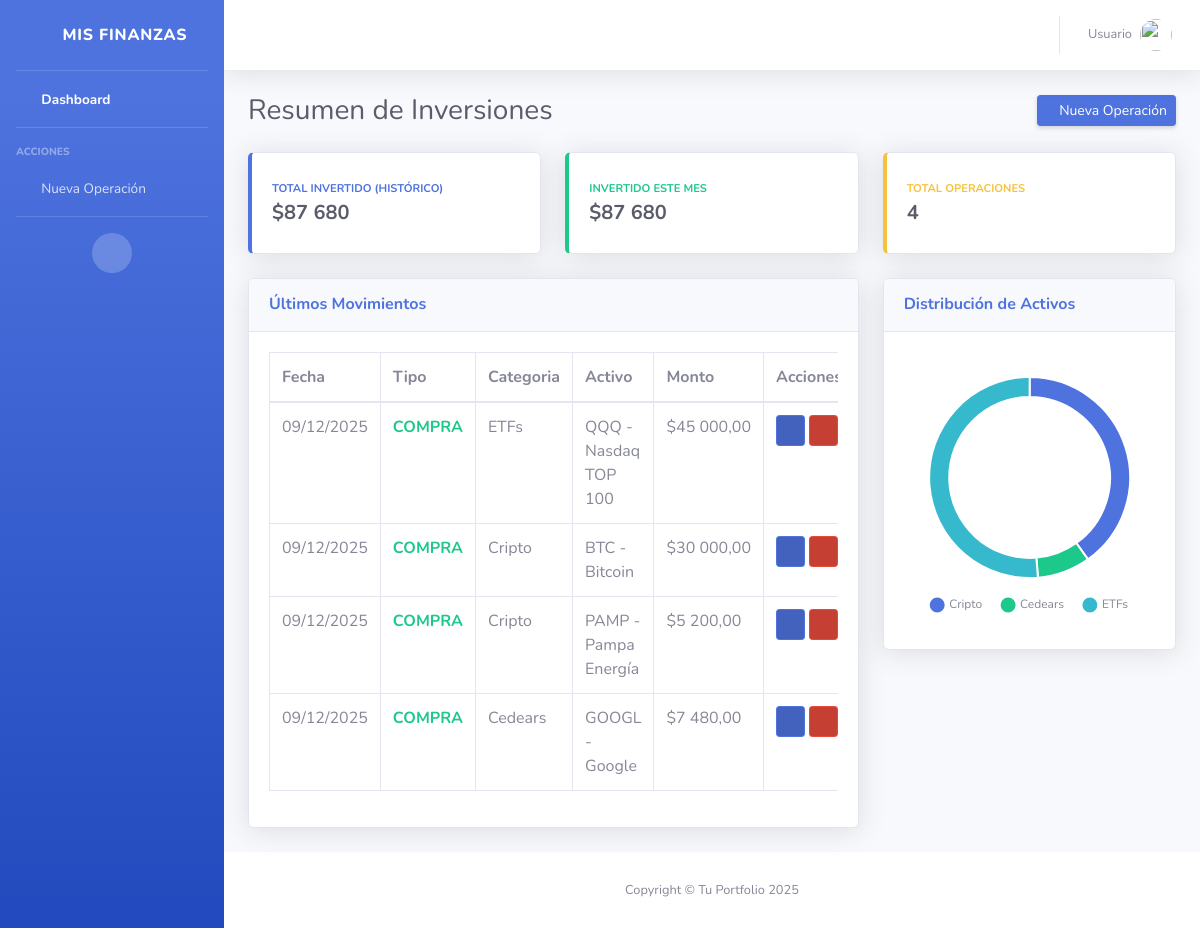
Before: / with the older database file.
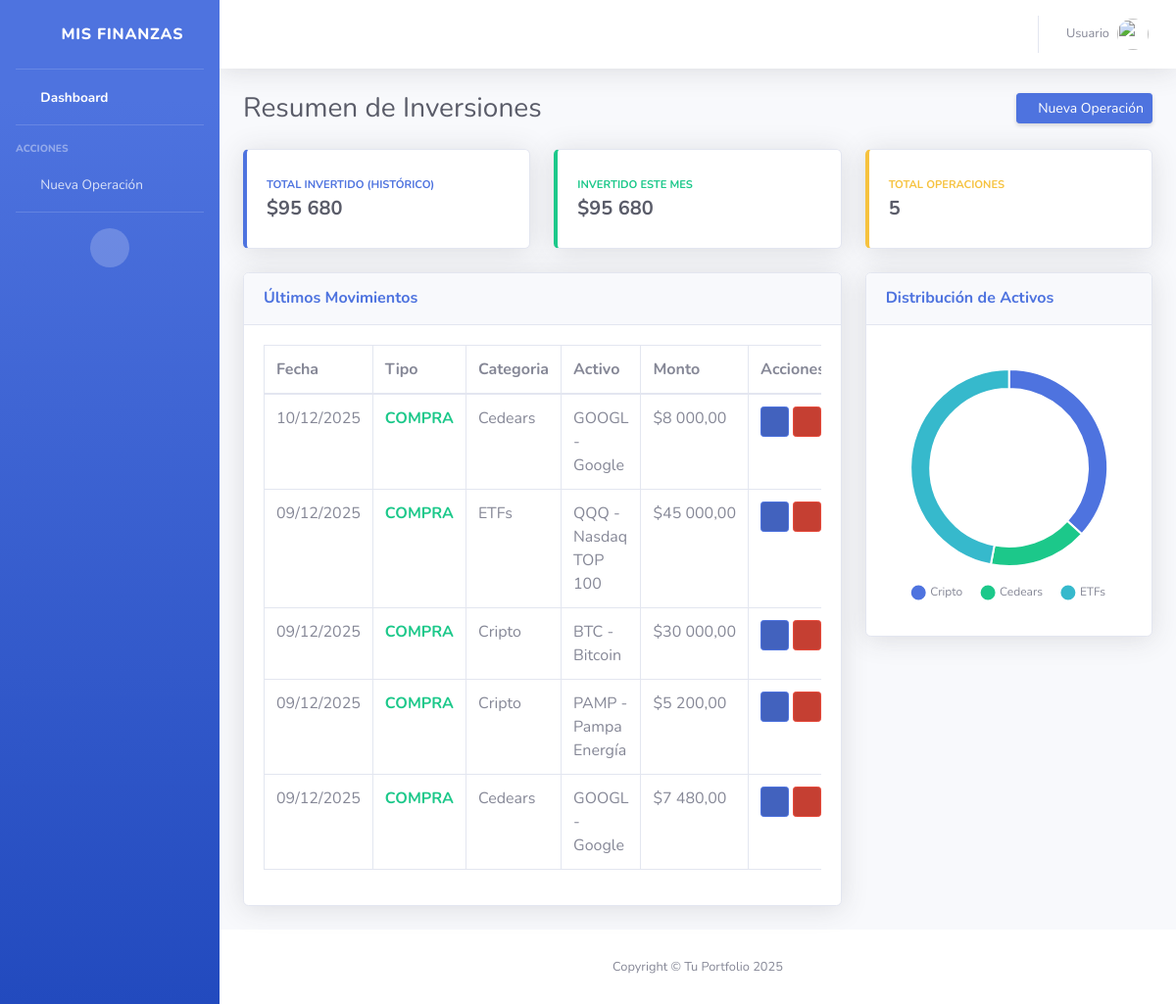
After: the same page with the newer database file.
### inversiones/models.py (models this page shows, shortened)
class Transaccion(models.Model):
    TIPO_CHOICES = [('COMPRA', 'Compra'), ('VENTA', 'Venta')]
    activo = models.ForeignKey(Activo, on_delete=models.CASCADE)
    cuenta = models.ForeignKey(Cuenta, on_delete=models.SET_NULL, null=True)
    tipo = models.CharField(max_length=6, choices=TIPO_CHOICES)
    cantidad = models.DecimalField(max_digits=10, decimal_places=5)
    precio = models.DecimalField(max_digits=10, decimal_places=2)
    fecha = models.DateTimeField(auto_now_add=True)

class Activo(models.Model):
    simbolo = models.CharField(max_length=10) # Ej: BTC
    nombre = models.CharField(max_length=100)
    categoria = models.ForeignKey(Categoria, on_delete=models.CASCADE)
    def __str__(self):
        return f"{self.simbolo} - {self.nombre}"

class Categoria(models.Model):
    nombre = models.CharField(max_length=50) # Ej: Cripto, Acciones
    def __str__(self):
        return self.nombre

### inversiones/views.py (the view)
# urls.py: path('', home, name='home'),
def home(request):
    total_inversion = Transaccion.objects.aggregate(total=Sum('precio'))['total']
    cantidad_operaciones = Transaccion.objects.count()
    ultimas_operaciones = Transaccion.objects.order_by('-fecha')[:5]
    hoy = datetime.date.today()
    inversion_mes = Transaccion.objects.filter(
        tipo='COMPRA',
        fecha__year=hoy.year,
        fecha__month=hoy.month
    ).aggregate(total=Sum('precio'))['total'] or 0
    nombres_grafico = []
    monto_grafico = []
    categorias = Categoria.objects.all()
    for cat in categorias:
        total_cat = Transaccion.objects.filter(activo__categoria=cat, tipo='COMPRA').aggregate(total=Sum('precio'))['total'] or 0
        if total_cat > 0:
            nombres_grafico.append(cat.nombre)
            monto_grafico.append(float(total_cat))
    context = {
        'total_inversion': total_inversion,
        'cantidad_operaciones': cantidad_operaciones,
        'inversion_mes': inversion_mes,
        'ultimas_operaciones': ultimas_operaciones,
        'nombres': nombres_grafico,
        'montos': monto_grafico,
    }
    return render(request, 'inversiones/index.html', context)

### inversiones/templates/inversiones/index.html (shortened to what this page needs)
<!DOCTYPE html>
<html lang="es">
<head>
    {% load static %}
    {% load humanize %}
    <link href="{% static 'vendor/fontawesome-free/css/all.min.css' %}" rel="stylesheet" type="text/css">
    <link href="{% static 'css/sb-admin-2.min.css' %}" rel="stylesheet">
</head>
<body id="page-top">
    <div id="wrapper">
        <ul class="navbar-nav bg-gradient-primary sidebar sidebar-dark accordion" id="accordionSidebar">
            <a class="sidebar-brand d-flex align-items-center justify-content-center" href="{% url 'home' %}">
                <div class="sidebar-brand-icon rotate-n-15">
                    <i class="fas fa-chart-line"></i>
                </div>
                <div class="sidebar-brand-text mx-3">Mis Finanzas</div>
            </a>
            <hr class="sidebar-divider my-0">
            <li class="nav-item active">
                <a class="nav-link" href="{% url 'home' %}">
                    <i class="fas fa-fw fa-tachometer-alt"></i>
                    <span>Dashboard</span></a>
            </li>
            <hr class="sidebar-divider">
            <div class="sidebar-heading">
                Acciones
            </div>
            <li class="nav-item">
                <a class="nav-link" href="{% url 'nueva_operacion' %}">
                    <i class="fas fa-fw fa-plus-circle"></i>
                    <span>Nueva Operación</span></a>
            </li>
            <hr class="sidebar-divider d-none d-md-block">
            <div class="text-center d-none d-md-inline">
                <button class="rounded-circle border-0" id="sidebarToggle"></button>
            </div>
        </ul>
        <div id="content-wrapper" class="d-flex flex-column">
            <div id="content">
                <nav class="navbar navbar-expand navbar-light bg-white topbar mb-4 static-top shadow">
                    <ul class="navbar-nav ml-auto">
                        <li class="nav-item dropdown no-arrow">
                            <a class="nav-link dropdown-toggle" href="#" id="userDropdown" role="button"
                                data-toggle="dropdown" aria-haspopup="true" aria-expanded="false">
                                <span class="mr-2 d-none d-lg-inline text-gray-600 small">Usuario</span>
                                <img class="img-profile rounded-circle" src="{% static 'img/undraw_profile.svg' %}">
                            </a>
                        </li>
                    </ul>
                </nav>
                {% block content %}
                <div class="container-fluid">
                    <div class="d-sm-flex align-items-center justify-content-between mb-4">
                        <h1 class="h3 mb-0 text-gray-800">Resumen de Inversiones</h1>
                        <a href="{% url 'nueva_operacion' %}"
                            class="d-none d-sm-inline-block btn btn-sm btn-primary shadow-sm">
                            <i class="fas fa-plus fa-sm text-white-50"></i> Nueva Operación
                        </a>
                    </div>
                    <div class="row">
                        <div class="col-xl-4 col-md-6 mb-4">
                            <div class="card border-left-primary shadow h-100 py-2">
                                <div class="card-body">
                                    <div class="row no-gutters align-items-center">
                                        <div class="col mr-2">
                                            <div class="text-xs font-weight-bold text-primary text-uppercase mb-1">
                                                Total Invertido (Histórico)</div>
                                            <div class="h5 mb-0 font-weight-bold text-gray-800">
                                                ${{total_inversion|intcomma}}</div>
                                        </div>
                                        <div class="col-auto">
                                            <i class="fas fa-wallet fa-2x text-gray-300"></i>
                                        </div>
                                    </div>
                                </div>
                            </div>
                        </div>
                        <div class="col-xl-4 col-md-6 mb-4">
                            <div class="card border-left-success shadow h-100 py-2">
                                <div class="card-body">
                                    <div class="row no-gutters align-items-center">
                                        <div class="col mr-2">
                                            <div class="text-xs font-weight-bold text-success text-uppercase mb-1">
                                                Invertido este Mes</div>
                                            <div class="h5 mb-0 font-weight-bold text-gray-800">
                                                ${{inversion_mes|intcomma}}</div>
                                        </div>
                                        <div class="col-auto">
                                            <i class="fas fa-calendar-alt fa-2x text-gray-300"></i>
                                        </div>
                                    </div>
                                </div>
                            </div>
                        </div>
                        <div class="col-xl-4 col-md-6 mb-4">
                            <div class="card border-left-warning shadow h-100 py-2">
                                <div class="card-body">
                                    <div class="row no-gutters align-items-center">
                                        <div class="col mr-2">
                                            <div class="text-xs font-weight-bold text-warning text-uppercase mb-1">
                                                Total Operaciones</div>
                                            <div class="h5 mb-0 font-weight-bold text-gray-800">{{cantidad_operaciones}}
                                            </div>
                                        </div>
                                        <div class="col-auto">
                                            <i class="fas fa-clipboard-list fa-2x text-gray-300"></i>
                                        </div>
                                    </div>
                                </div>
                            </div>
                        </div>
                    </div>
                    <div class="row">
                        <div class="col-xl-8 col-lg-7">
                            <div class="card shadow mb-4">
                                <div
                                    class="card-header py-3 d-flex flex-row align-items-center justify-content-between">
                                    <h6 class="m-0 font-weight-bold text-primary">Últimos Movimientos</h6>
                                </div>
                                <div class="card-body">
                                    <div class="table-responsive">
                                        <table class="table table-bordered table-hover" width="100%" cellspacing="0">
                                            <thead>
                                                <tr>
                                                    <th>Fecha</th>
                                                    <th>Tipo</th>
                                                    <th>Categoria</th>
                                                    <th>Activo</th>
                                                    <th>Monto</th>
                                                    <th>Acciones</th>
                                                </tr>
                                            </thead>
                                            <tbody>
                                                {% for operacion in ultimas_operaciones %}
                                                <tr>
                                                    <td>{{ operacion.fecha|date:"d/m/Y" }}</td>
                                                    <td
                                                        class="{% if operacion.tipo == 'COMPRA' %}text-success{% else %}text-danger{% endif %} font-weight-bold">
                                                        {{ operacion.tipo }}
                                                    </td>
                                                    <td>{{ operacion.activo.categoria}}</td>
                                                    <td>{{ operacion.activo }}</td>
                                                    <td>${{ operacion.precio|intcomma }}</td>
                                                    <td>
                                                        <a href="{% url 'editar_operacion' operacion.id %}"
                                                            class="btn btn-sm btn-primary btn-icon-split">
                                                            <span class="icon text-white-50">
                                                                <i class="fas fa-edit"></i>
                                                            </span>
                                                        </a>
                                                        <a href="{% url 'eliminar_operacion' operacion.id %}"
                                                            class="btn btn-sm btn-danger btn-icon-split">
                                                            <span class="icon text-white-50">
                                                                <i class="fas fa-trash"></i>
                                                            </span>
                                                        </a>
                                                </tr>
                                                {% empty %}
                                                <tr>
                                                    <td colspan="4" class="text-center">No hay movimientos cargados.
                                                    </td>
                                                </tr>
                                                {% endfor %}
                                            </tbody>
                                        </table>
                                    </div>
                                </div>
                            </div>
                        </div>
                        <div class="col-xl-4 col-lg-5">
                            <div class="card shadow mb-4">
                                <div
                                    class="card-header py-3 d-flex flex-row align-items-center justify-content-between">
                                    <h6 class="m-0 font-weight-bold text-primary">Distribución de Activos</h6>
                                </div>
                                <div class="card-body">
                                    <div class="chart-pie pt-4 pb-2">
                                        <canvas id="myPieChart"></canvas>
                                    </div>
                                </div>
                            </div>
                        </div>
                    </div>
                </div>
                {% endblock %}
            </div>
            <footer class="sticky-footer bg-white">
                <div class="container my-auto">
                    <div class="copyright text-center my-auto">
                        <span>Copyright &copy; Tu Portfolio 2025</span>
                    </div>
                </div>
            </footer>
        </div>
    </div>
    <script>
        // Configuración de estilo base (copiada de SB Admin 2 para mantener la estética)
        Chart.defaults.font.family = 'Nunito', '-apple-system,system-ui,BlinkMacSystemFont,"Segoe UI",Roboto,"Helvetica Neue",Arial,sans-serif';
        Chart.defaults.color = '#858796';
        var ctx = document.getElementById("myPieChart");
        var myPieChart = new Chart(ctx, {
            type: 'doughnut',
            data: {
                labels: {{ nombres| safe }},  // Aquí entran tus etiquetas de Django
        datasets: [{
            data: {{ montos| safe }},  // Aquí entran tus números de Django
            backgroundColor: ['#4e73df', '#1cc88a', '#36b9cc', '#f6c23e', '#e74a3b', '#858796'], // Colores
            hoverBackgroundColor: ['#2e59d9', '#17a673', '#2c9faf', '#dda20a', '#be2617', '#60616f'],
            hoverBorderColor: "rgba(234, 236, 244, 1)",
                }],
            },
        options: {
            maintainAspectRatio: false,
                tooltips: {
                backgroundColor: "rgb(255,255,255)",
                    bodyFontColor: "#858796",
                        borderColor: '#dddfeb',
                            borderWidth: 1,
                                xPadding: 15,
                                    yPadding: 15,
                                        displayColors: false,
                                            caretPadding: 10,
                },
            plugins: {
                legend: {
                    display: true,
                        position: 'bottom',
                            labels: {
                        usePointStyle: true, // Hace que los puntitos de la leyenda sean redondos
                            padding: 20
                    }
                }
            },
            cutout: '80%',
            },
        });
    </script>
</body>
</html>

Changed rows visible on the page:
added Transaccion: fecha "10/12/2025", tipo "COMPRA", activo.categoria "Cedears", activo "GOOGL - Google", precio "8 000,00"
Other visible differences:
{{ total_inversion|intcomma }}: "87 680" → "95 680"
{{ inversion_mes|intcomma }}: "87 680" → "95 680"
{{ cantidad_operaciones }}: "4" → "5"
chart data {{ montos| safe }}: [35200.0, 7480.0, 45000.0] → [35200.0, 15480.0, 45000.0]
